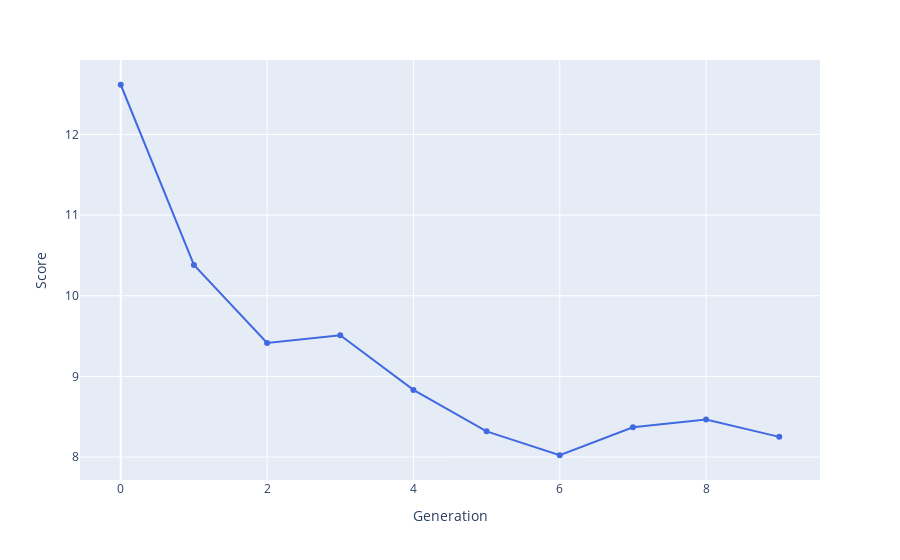

The notebook cell this image was saved under:
### Code cell
bestRankDF = pd.DataFrame(bestRank, columns=['Score', 'Schedule'])
bestRank
bestRankDF['Generation'] = bestRankDF.index.values
fig = px.line(bestRankDF, x='Generation', y='Score',
              hover_data=['Schedule'], markers=True)
fig.update_traces(line_color='RoyalBlue')
fig.show()
fileName = f'p{popSize}g{generations}n{nSwaps}.html'
fig.write_html(f'charts/{fileName}', include_plotlyjs="cdn")

### Figure 1 — Plotly figure (JSON) as saved in the notebook; plotly's stock layout.template omitted (floating-point values rounded to 4 significant figures; data arrays with more than 128 entries replaced by an {"elided": "..."} marker saying what was removed)
{"data": [{"customdata": {"elided": "10x1x48 int values"}, "hovertemplate": "Generation=%{x}<br>Score=%{y}<br>Schedule=%{customdata[0]}<extra></extra>", "legendgroup": "", "line": {"color": "RoyalBlue", "dash": "solid"}, "marker": {"symbol": "circle"}, "mode": "markers+lines", "name": "", "orientation": "v", "showlegend": false, "type": "scatter", "x": [0, 1, 2, 3, 4, 5, 6, 7, 8, 9], "xaxis": "x", "y": [12.62, 10.38, 9.414, 9.51, 8.832, 8.319, 8.022, 8.369, 8.465, 8.25], "yaxis": "y"}], "layout": {"legend": {"tracegroupgap": 0}, "margin": {"t": 60}, "xaxis": {"anchor": "y", "domain": [0, 1], "title": {"text": "Generation"}}, "yaxis": {"anchor": "x", "domain": [0, 1], "title": {"text": "Score"}}}}
